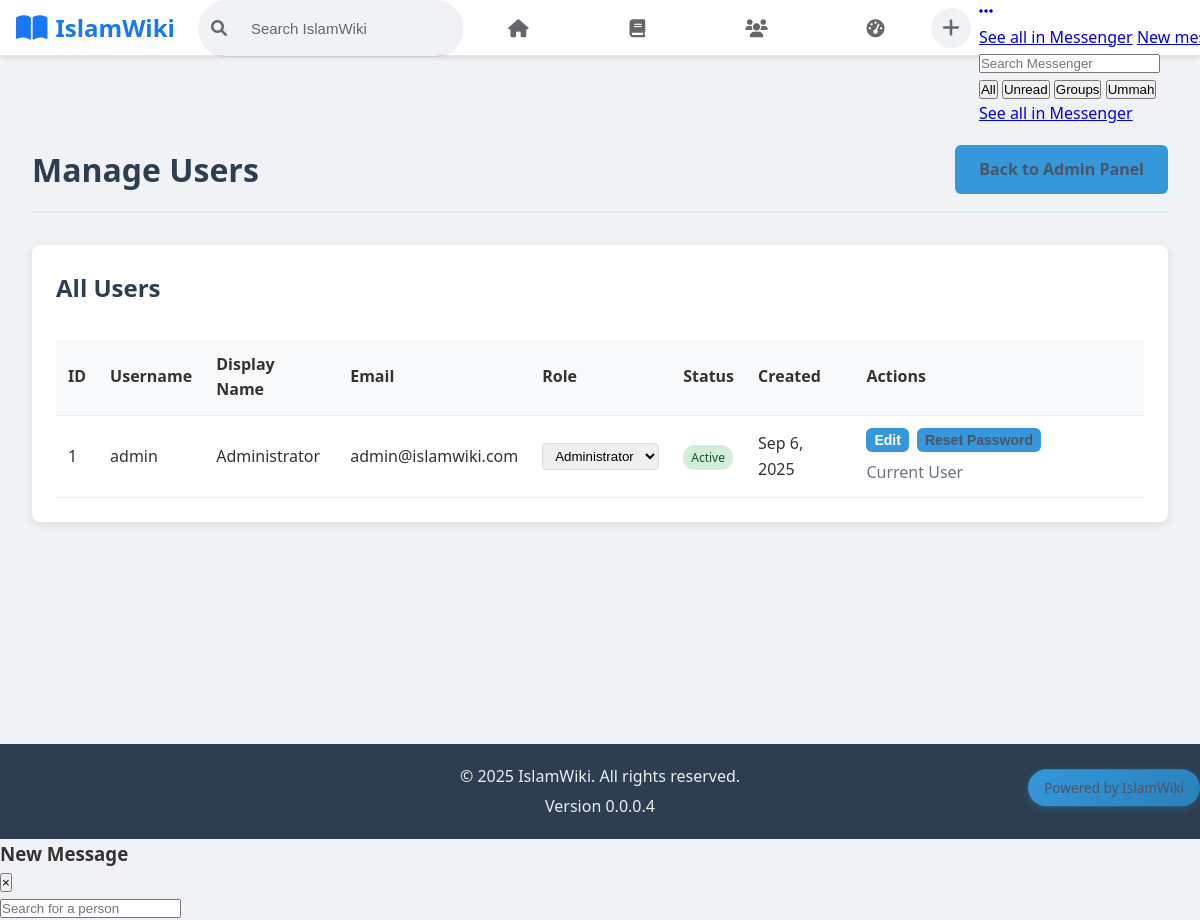
The page /manage_users.php (signed in) on the database its author committed.
### tables this page shows
CREATE TABLE `users` (
    `id` bigint(20) unsigned NOT NULL AUTO_INCREMENT,
    `username` varchar(50) NOT NULL UNIQUE,
    `email` varchar(255) NOT NULL UNIQUE,
    `password_hash` varchar(255) NOT NULL,
    `first_name` varchar(100) NOT NULL,
    `last_name` varchar(100) NOT NULL,
    `display_name` varchar(100) NOT NULL,
    `bio` text,
    `avatar` varchar(255),
    `email_verified_at` timestamp NULL,
    `email_verification_token` varchar(100),
    `is_active` tinyint(1) NOT NULL DEFAULT 1,
    `is_banned` tinyint(1) NOT NULL DEFAULT 0,
    `last_login_at` timestamp NULL,
    `last_seen_at` timestamp NULL,
    `created_at` timestamp NOT NULL DEFAULT CURRENT_TIMESTAMP,
    `updated_at` timestamp NOT NULL DEFAULT CURRENT_TIMESTAMP ON UPDATE CURRENT_TIMESTAMP,
    PRIMARY KEY (`id`),
    KEY `idx_username` (`username`),
    KEY `idx_email` (`email`),
    KEY `idx_is_active` (`is_active`),
    KEY `idx_created_at` (`created_at`)
);

### public/includes/functions.php (called while the page is built, shortened)
<?php
function format_date($date, $format = 'M j, Y') {
    return date($format, strtotime($date));
}

### public/manage_users.php (the view, shortened to what this page needs)
<?php
require_once 'includes/functions.php';
require_once 'config/database.php';
$stmt = $pdo->query("
    SELECT u.*, r.name as role_name, r.display_name as role_display
    FROM users u
    LEFT JOIN user_roles ur ON u.id = ur.user_id
    LEFT JOIN roles r ON ur.role_id = r.id
    ORDER BY u.created_at DESC
");
$users = $stmt->fetchAll();
$stmt = $pdo->query("SELECT * FROM roles ORDER BY id");
$roles = $stmt->fetchAll();
include 'includes/header.php';
?>
<div class="admin-container">
    <div class="admin-header">
        <h1>Manage Users</h1>
        <a href="admin.php" class="btn">Back to Admin Panel</a>
    </div>
    <div class="card">
        <h2>All Users</h2>
        <div class="table-responsive">
            <table class="admin-table">
                <thead>
                    <tr>
                        <th>ID</th>
                        <th>Username</th>
                        <th>Display Name</th>
                        <th>Email</th>
                        <th>Role</th>
                        <th>Status</th>
                        <th>Created</th>
                        <th>Actions</th>
                    </tr>
                </thead>
                <tbody>
                    <?php foreach ($users as $user): ?>
                    <tr>
                        <td><?php echo $user['id']; ?></td>
                        <td><?php echo htmlspecialchars($user['username']); ?></td>
                        <td><?php echo htmlspecialchars($user['display_name'] ?: $user['first_name'] . ' ' . $user['last_name']); ?></td>
                        <td><?php echo htmlspecialchars($user['email']); ?></td>
                        <td>
                            <form method="POST" style="display: inline;">
                                <select name="role" onchange="this.form.submit()">
                                    <?php foreach ($roles as $role): ?>
                                    <option value="<?php echo $role['name']; ?>"
                                            <?php echo ($user['role_name'] === $role['name']) ? 'selected' : ''; ?>>
                                        <?php echo htmlspecialchars($role['display_name']); ?>
                                    </option>
                                    <?php endforeach; ?>
                                </select>
                            </form>
                        </td>
                        <td>
                            <span class="status-badge <?php echo $user['is_active'] ? 'active' : 'inactive'; ?>">
                                <?php echo $user['is_active'] ? 'Active' : 'Inactive'; ?>
                            </span>
                        </td>
                        <td><?php echo format_date($user['created_at']); ?></td>
                        <td>
                            <div class="action-buttons">
                                <button type="button" class="btn btn-sm btn-primary" onclick="editUser(<?php echo htmlspecialchars(json_encode(['id' => $user['id'], 'username' => $user['username'], 'email' => $user['email'], 'first_name' => $user['first_name'], 'last_name' => $user['last_name'], 'display_name' => $user['display_name'], 'is_active' => $user['is_active']])); ?>)">
                                    Edit
                                </button>
                                <button type="button" class="btn btn-sm btn-warning" onclick="resetPassword(<?php echo $user['id']; ?>, '<?php echo htmlspecialchars($user['username']); ?>')">
                                    Reset Password
                                </button>
                                <?php if ($user['id'] != $_SESSION['user_id']): ?>
                                <form method="POST" style="display: inline;" onsubmit="return confirm('Are you sure you want to delete this user?')">
                                    <input type="hidden" name="action" value="delete_user">
                                    <input type="hidden" name="user_id" value="<?php echo $user['id']; ?>">
                                    <button type="submit" class="btn btn-sm btn-danger">Delete</button>
                                </form>
                                <?php else: ?>
                                <span class="text-muted">Current User</span>
                                <?php endif; ?>
                            </div>
                        </td>
                    </tr>
                    <?php endforeach; ?>
                </tbody>
            </table>
        </div>
    </div>
</div>
<?php include 'includes/footer.php'; ?>

### public/assets/css/style.css (style rules this page uses)
* { margin: 0; padding: 0; box-sizing: border-box; }
body { font-family: 'Segoe UI', Tahoma, Geneva, Verdana, sans-serif; line-height: 1.6; color: #333; background-color: #F0F2F5; }
.btn { display: inline-block; padding: 0.75rem 1.5rem; background-color: #3498db; color: #4a5568; text-decoration: none; border: none; border-radius: 4px; cursor: pointer; font-size: 1rem; transition: background-color 0.3s; }
.card { background: white; padding: 1.5rem; border-radius: 8px; box-shadow: 0 2px 10px rgba(0,0,0,0.1); margin-bottom: 1rem; }
.card h2 { margin-bottom: 1rem; color: #2c3e50; }
body { padding-top: 56px; }
body { padding-top: 56px; background: #F0F2F5; }
.btn { display: inline-block; padding: 12px 24px; border-radius: 6px; text-decoration: none; font-weight: 600; transition: all 0.3s ease; }
.btn-primary { background: #3498db; color: white; }

### public/manage_users.php (style rules this page uses)
.admin-container { max-width: 1200px; margin: 0 auto; padding: 2rem; }
.admin-header { display: flex; justify-content: space-between; align-items: center; margin-bottom: 2rem; padding-bottom: 1rem; border-bottom: 2px solid #e9ecef; }
.admin-header h1 { color: #2c3e50; margin: 0; }
.table-responsive { overflow-x: auto; }
.admin-table { width: 100%; border-collapse: collapse; margin-top: 1rem; }
.admin-table th, .admin-table td { padding: 0.75rem; text-align: left; border-bottom: 1px solid #eee; }
.admin-table th { background-color: #f8f9fa; font-weight: 600; }
.admin-table select { padding: 0.25rem 0.5rem; border: 1px solid #ddd; border-radius: 4px; }
.action-buttons { display: flex; gap: 0.5rem; flex-wrap: wrap; }
.btn-sm { padding: 0.25rem 0.5rem; font-size: 0.875rem; }
.status-badge { padding: 0.25rem 0.5rem; border-radius: 12px; font-size: 0.75rem; font-weight: 500; }
.status-badge.active { background-color: #d4edda; color: #155724; }
.text-muted { color: #6c757d; }

### rows shown on the page
users: id "1", username "admin", display_name "Administrator", email "admin@islamwiki.com", is_active "Active", created_at "Sep 6, 2025", shows "Current User"

### other values the page prints
SITE_NAME "IslamWiki"
SITE_VERSION "0.0.0.4"
form field role "Administrator"
